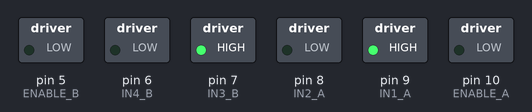
A sketch run on a simulated Arduino Uno, built with avr-gcc and run on an emulated ATmega328P. On the bench: switched loads named in the sketch (green lamp = pin HIGH).

Above: at 0.05 s.
At 5.25 s:
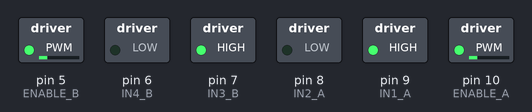
At 10.45 s:
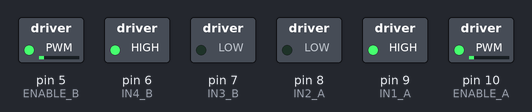
Timing chart, 0 to 15.5 s (numbered marks = the images above):
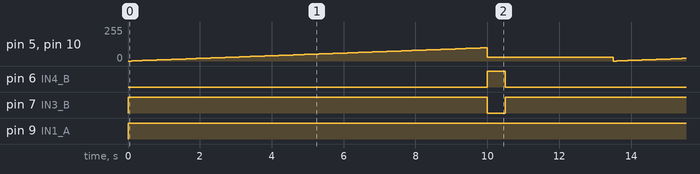

The sketch:

schetch_rc2.ino
```cpp
#define ENABLE_A  10  // on pwm 10
#define IN1_A  9
#define IN2_A  8
#define ENABLE_B  5  // on PWM 5
#define IN3_B  7
#define IN4_B  6

byte speedDC = 255;

void setup()
{
  pinMode(ENABLE_A,OUTPUT);
  pinMode(IN1_A,OUTPUT);
  pinMode(IN2_A,OUTPUT);
   pinMode(ENABLE_B,OUTPUT);
  pinMode(IN3_B,OUTPUT);
  pinMode(IN4_B,OUTPUT);
}

void motor_speed(int spd)
{
  analogWrite(ENABLE_A,spd);
  analogWrite(ENABLE_B,spd);
}

void motor_dir(int dir)
{
  if ( dir == 0 ) {  // forward
     digitalWrite(IN1_A,HIGH);
     digitalWrite(IN2_A,LOW);
     digitalWrite(IN3_B,HIGH);
     digitalWrite(IN4_B,LOW);
  }
  else if ( dir == 1 ) { // turn right
     digitalWrite(IN1_A,HIGH);
     digitalWrite(IN2_A,LOW);
     digitalWrite(IN3_B,LOW);
     digitalWrite(IN4_B,HIGH);
  }
  else if ( dir == 2 ) { // turn left
     digitalWrite(IN1_A,LOW);
     digitalWrite(IN2_A,HIGH);
     digitalWrite(IN3_B,HIGH);
     digitalWrite(IN4_B,LOW);
  }
  else if ( dir == 4 ) { // backward
     digitalWrite(IN1_A,LOW);
     digitalWrite(IN2_A,HIGH);
     digitalWrite(IN3_B,LOW);
     digitalWrite(IN4_B,HIGH);
  }
}

void loop()
{
  motor_dir(0);
  for ( int i = 0; i < 100; i++ ) {
      motor_speed(i);
      delay(100);
  }
  motor_speed(30);
  motor_dir(1);
  delay(500);
  motor_dir(0);
  delay(3000);
}
```

Measured:
- by itself, pin 6 (IN4_B): alternates HIGH for 0.50 s and LOW for 13.0 s
- by itself, pin 7 (IN3_B): repeats every 13.5 s: LOW 0.50 s, HIGH 13.0 s
- by itself, pin 9 (IN1_A): LOW → HIGH at 0.00 s
